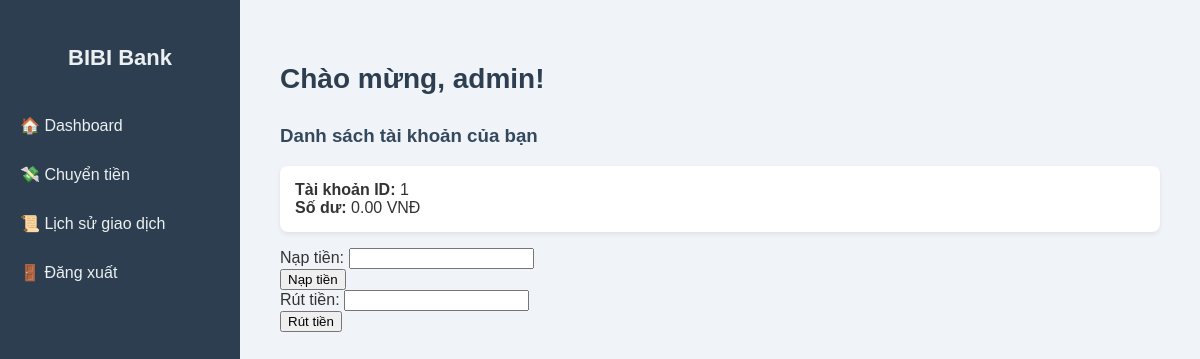
The app's page /bibi/dashboard/ (signed in), older data.
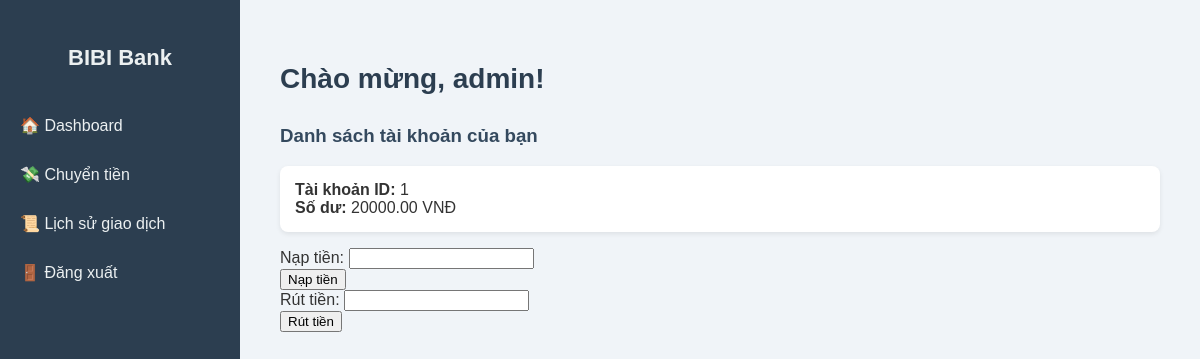
The same page, newer data.
### my_app/models.py (models this page shows)
class Accounts(models.Model):
    account_id = models.AutoField(primary_key=True)
    user = models.ForeignKey(Users, models.DO_NOTHING, blank=True, null=True)  # ForeignKey from myapp's Users model
    balance = models.DecimalField(max_digits=15, decimal_places=2, blank=True, null=True)
    account_type = models.CharField(max_length=50, blank=True, null=True)
    status = models.CharField(max_length=50, blank=True, null=True)
    created_at = models.DateTimeField(blank=True, null=True)
    class Meta:
        managed = True
        db_table = 'accounts'

### my_app/views.py (the view, shortened to what this page needs)
# urls.py: path('bibi/dashboard/', bibi_dashboard, name='bibi_dashboard'),
def bibi_dashboard(request):
    user = Users.objects.get(username=request.user.username)
    account = Accounts.objects.get(user=user)
    return render(request, 'bibi/dashboard.html', {'user': user, 'accounts': {account}})

### my_app/templates/bibi/dashboard.html (shortened to what this page needs)
<!DOCTYPE html>
<html lang="vi">
<head>
</head>
<body>
  <div class="sidebar">
    <h1>BIBI Bank</h1>
    <a href="{% url 'bibi_dashboard' %}">🏠 Dashboard</a>
    <a href="{% url 'bibi_transfer' %}">💸 Chuyển tiền</a>
    <a href="{% url 'bibi_balance_activity' %}">📜 Lịch sử giao dịch</a>
    <a href="/logout/">🚪 Đăng xuất</a>
  </div>
  <div class="main-content">
    <h2>Chào mừng, {{ user.username }}!</h2>
    <h3>Danh sách tài khoản của bạn</h3>
    <ul>
      {% for account in accounts %}
        <li>
          <strong>Tài khoản ID:</strong> {{ account.account_id }}<br>
          <strong>Số dư:</strong> {{ account.balance }} VNĐ
        </li>
      {% endfor %}
    </ul>
    <form method="POST" class="deposit-form">
        <div class="form-group">
            <label for="deposit_amount">Nạp tiền:</label>
            <input type="number" id="deposit_amount" name="amount" min="0" class="form-control" required />
        </div>
        <button type="submit" name="deposit" class="btn btn-primary">Nạp tiền</button>
    </form>
    <form method="POST" class="withdraw-form">
        <div class="form-group">
            <label for="withdraw_amount">Rút tiền:</label>
            <input type="number" id="withdraw_amount" name="amount" min="0" class="form-control" required />
        </div>
        <button type="submit" name="withdraw" class="btn btn-warning">Rút tiền</button>
    </form>
  </div>
</body>
</html>

Row changes from the older to the newer data that the page shows:
changed Accounts id 1: balance "0.00" → "20000.00"
